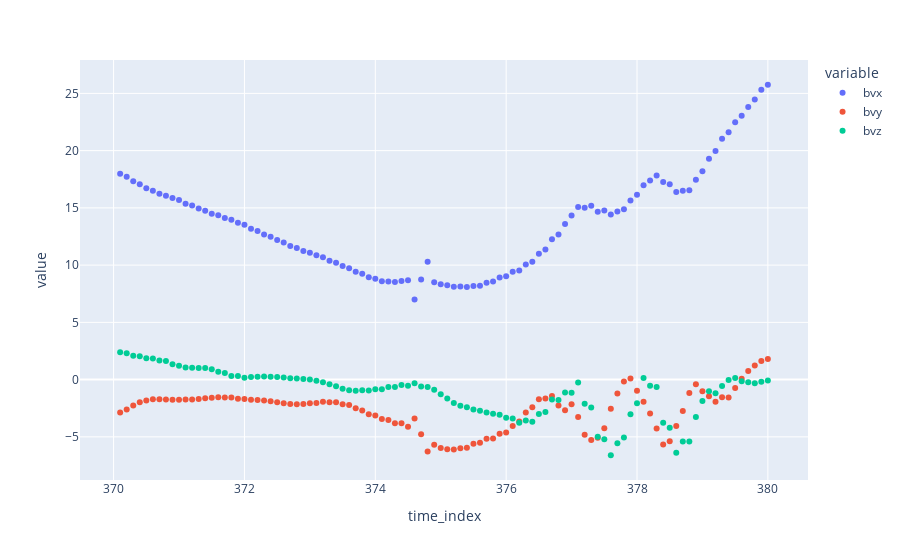

The code cell stored with this chart in its notebook:
### Code cell
spin4 = sec3.subset(370,380)
#fig = create_3d_plot(tiptrace(sec3.subset(420, 500), 5))
#
#fig.update_layout(width=1200, height=1000)
#fig.show()

px.scatter(spin4.data, y=["bvx", "bvy", "bvz"])
